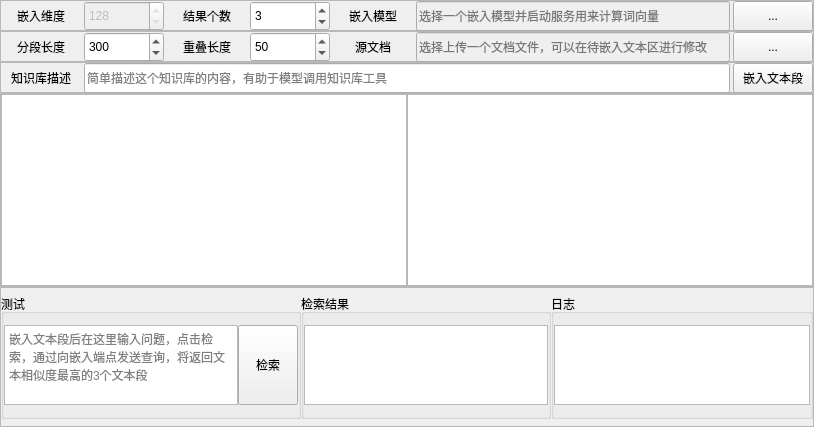
     <widget class="QWidget" name="tab_5">
      <attribute name="title">
       <string>知识库</string>
      </attribute>
      <layout class="QVBoxLayout" name="verticalLayout_6">
       <property name="spacing">
        <number>0</number>
       </property>
       <property name="leftMargin">
        <number>0</number>
       </property>
       <property name="topMargin">
        <number>0</number>
       </property>
       <property name="rightMargin">
        <number>0</number>
       </property>
       <property name="bottomMargin">
        <number>0</number>
       </property>
       <item>
        <widget class="QFrame" name="frame">
         <property name="minimumSize">
          <size>
           <width>0</width>
           <height>31</height>
          </size>
         </property>
         <property name="maximumSize">
          <size>
           <width>16777215</width>
           <height>31</height>
          </size>
         </property>
         <property name="frameShape">
          <enum>QFrame::StyledPanel</enum>
         </property>
         <property name="frameShadow">
          <enum>QFrame::Raised</enum>
         </property>
         <layout class="QHBoxLayout" name="horizontalLayout_11">
          <property name="spacing">
           <number>3</number>
          </property>
          <property name="leftMargin">
           <number>0</number>
          </property>
          <property name="topMargin">
           <number>0</number>
          </property>
          <property name="rightMargin">
           <number>0</number>
          </property>
          <property name="bottomMargin">
           <number>0</number>
          </property>
          <item>
           <widget class="QLabel" name="embedding_dim_label">
            <property name="minimumSize">
             <size>
              <width>80</width>
              <height>0</height>
             </size>
            </property>
            <property name="maximumSize">
             <size>
              <width>80</width>
              <height>16777215</height>
             </size>
            </property>
            <property name="text">
             <string>嵌入维度</string>
            </property>
            <property name="alignment">
             <set>Qt::AlignCenter</set>
            </property>
           </widget>
          </item>
          <item>
           <widget class="QSpinBox" name="embedding_dim_spinBox">
            <property name="enabled">
             <bool>false</bool>
            </property>
            <property name="minimumSize">
             <size>
              <width>80</width>
              <height>30</height>
             </size>
            </property>
            <property name="maximumSize">
             <size>
              <width>80</width>
              <height>16777215</height>
             </size>
            </property>
            <property name="readOnly">
             <bool>true</bool>
            </property>
            <property name="minimum">
             <number>128</number>
            </property>
            <property name="maximum">
             <number>8192</number>
            </property>
           </widget>
          </item>
          <item>
           <widget class="QLabel" name="embedding_resultnumb_label">
            <property name="minimumSize">
             <size>
              <width>80</width>
              <height>0</height>
             </size>
            </property>
            <property name="maximumSize">
             <size>
              <width>80</width>
              <height>16777215</height>
             </size>
            </property>
            <property name="text">
             <string>结果个数</string>
            </property>
            <property name="alignment">
             <set>Qt::AlignCenter</set>
            </property>
           </widget>
          </item>
          <item>
           <widget class="QSpinBox" name="embedding_resultnumb_spinBox">
            <property name="minimumSize">
             <size>
              <width>80</width>
              <height>30</height>
             </size>
            </property>
            <property name="maximumSize">
             <size>
              <width>80</width>
              <height>16777215</height>
             </size>
            </property>
            <property name="minimum">
             <number>1</number>
            </property>
            <property name="maximum">
             <number>30</number>
            </property>
            <property name="value">
             <number>3</number>
            </property>
           </widget>
          </item>
          <item>
           <widget class="QLabel" name="embedding_model_label">
            <property name="minimumSize">
             <size>
              <width>80</width>
              <height>30</height>
             </size>
            </property>
            <property name="maximumSize">
             <size>
              <width>80</width>
              <height>30</height>
             </size>
            </property>
            <property name="lineWidth">
             <number>0</number>
            </property>
            <property name="text">
             <string>嵌入模型</string>
            </property>
            <property name="alignment">
             <set>Qt::AlignCenter</set>
            </property>
           </widget>
          </item>
          <item>
           <widget class="QLineEdit" name="embedding_model_lineedit">
            <property name="enabled">
             <bool>false</bool>
            </property>
            <property name="minimumSize">
             <size>
              <width>0</width>
              <height>30</height>
             </size>
            </property>
            <property name="maximumSize">
             <size>
              <width>16777215</width>
              <height>30</height>
             </size>
            </property>
            <property name="placeholderText">
             <string>选择一个嵌入模型并启动服务用来计算词向量</string>
            </property>
           </widget>
          </item>
          <item>
           <widget class="QPushButton" name="embedding_txt_modelpath_button">
            <property name="enabled">
             <bool>true</bool>
            </property>
            <property name="minimumSize">
             <size>
              <width>80</width>
              <height>30</height>
             </size>
            </property>
            <property name="maximumSize">
             <size>
              <width>80</width>
              <height>30</height>
             </size>
            </property>
            <property name="text">
             <string>...</string>
            </property>
           </widget>
          </item>
         </layout>
        </widget>
       </item>
       <item>
        <widget class="QFrame" name="frame_3">
         <property name="minimumSize">
          <size>
           <width>0</width>
           <height>31</height>
          </size>
         </property>
         <property name="maximumSize">
          <size>
           <width>16777215</width>
           <height>31</height>
          </size>
         </property>
         <property name="frameShape">
          <enum>QFrame::StyledPanel</enum>
         </property>
         <property name="frameShadow">
          <enum>QFrame::Raised</enum>
         </property>
         <property name="lineWidth">
          <number>0</number>
         </property>
         <layout class="QHBoxLayout" name="horizontalLayout_5">
          <property name="spacing">
           <number>3</number>
          </property>
          <property name="leftMargin">
           <number>0</number>
          </property>
          <property name="topMargin">
           <number>0</number>
          </property>
          <property name="rightMargin">
           <number>0</number>
          </property>
          <property name="bottomMargin">
           <number>0</number>
          </property>
          <item>
           <widget class="QLabel" name="embedding_split_label">
            <property name="minimumSize">
             <size>
              <width>80</width>
              <height>0</height>
             </size>
            </property>
            <property name="maximumSize">
             <size>
              <width>80</width>
              <height>16777215</height>
             </size>
            </property>
            <property name="text">
             <string>分段长度</string>
            </property>
            <property name="alignment">
             <set>Qt::AlignCenter</set>
            </property>
           </widget>
          </item>
          <item>
           <widget class="QSpinBox" name="embedding_split_spinbox">
            <property name="minimumSize">
             <size>
              <width>80</width>
              <height>30</height>
             </size>
            </property>
            <property name="maximumSize">
             <size>
              <width>80</width>
              <height>16777215</height>
             </size>
            </property>
            <property name="minimum">
             <number>64</number>
            </property>
            <property name="maximum">
             <number>2048</number>
            </property>
            <property name="value">
             <number>300</number>
            </property>
           </widget>
          </item>
          <item>
           <widget class="QLabel" name="embedding_overlap_label">
            <property name="minimumSize">
             <size>
              <width>80</width>
              <height>0</height>
             </size>
            </property>
            <property name="maximumSize">
             <size>
              <width>80</width>
              <height>16777215</height>
             </size>
            </property>
            <property name="text">
             <string>重叠长度</string>
            </property>
            <property name="alignment">
             <set>Qt::AlignCenter</set>
            </property>
           </widget>
          </item>
          <item>
           <widget class="QSpinBox" name="embedding_overlap_spinbox">
            <property name="minimumSize">
             <size>
              <width>80</width>
              <height>30</height>
             </size>
            </property>
            <property name="maximumSize">
             <size>
              <width>80</width>
              <height>16777215</height>
             </size>
            </property>
            <property name="maximum">
             <number>1024</number>
            </property>
            <property name="value">
             <number>50</number>
            </property>
           </widget>
          </item>
          <item>
           <widget class="QLabel" name="embedding_source_doc_label">
            <property name="minimumSize">
             <size>
              <width>80</width>
              <height>0</height>
             </size>
            </property>
            <property name="maximumSize">
             <size>
              <width>80</width>
              <height>16777215</height>
             </size>
            </property>
            <property name="lineWidth">
             <number>0</number>
            </property>
            <property name="text">
             <string>源文档</string>
            </property>
            <property name="alignment">
             <set>Qt::AlignCenter</set>
            </property>
           </widget>
          </item>
          <item>
           <widget class="QLineEdit" name="embedding_txt_lineEdit">
            <property name="enabled">
             <bool>false</bool>
            </property>
            <property name="minimumSize">
             <size>
              <width>0</width>
              <height>30</height>
             </size>
            </property>
            <property name="placeholderText">
             <string>选择上传一个文档文件，可以在待嵌入文本区进行修改</string>
            </property>
           </widget>
          </item>
          <item>
           <widget class="QPushButton" name="embedding_txt_upload">
            <property name="enabled">
             <bool>true</bool>
            </property>
            <property name="minimumSize">
             <size>
              <width>80</width>
              <height>30</height>
             </size>
            </property>
            <property name="maximumSize">
             <size>
              <width>80</width>
              <height>30</height>
             </size>
            </property>
            <property name="text">
             <string>...</string>
            </property>
           </widget>
          </item>
         </layout>
        </widget>
       </item>
       <item>
        <widget class="QFrame" name="frame_5">
         <property name="minimumSize">
          <size>
           <width>0</width>
           <height>31</height>
          </size>
         </property>
         <property name="maximumSize">
          <size>
           <width>16777215</width>
           <height>31</height>
          </size>
         </property>
         <property name="frameShape">
          <enum>QFrame::StyledPanel</enum>
         </property>
         <property name="frameShadow">
          <enum>QFrame::Raised</enum>
         </property>
         <property name="lineWidth">
          <number>0</number>
         </property>
         <layout class="QHBoxLayout" name="horizontalLayout_10">
          <property name="spacing">
           <number>3</number>
          </property>
          <property name="leftMargin">
           <number>0</number>
          </property>
          <property name="topMargin">
           <number>0</number>
          </property>
          <property name="rightMargin">
           <number>0</number>
          </property>
          <property name="bottomMargin">
           <number>0</number>
          </property>
          <item>
           <widget class="QLabel" name="embedding_describe_label">
            <property name="minimumSize">
             <size>
              <width>80</width>
              <height>0</height>
             </size>
            </property>
            <property name="maximumSize">
             <size>
              <width>80</width>
              <height>16777215</height>
             </size>
            </property>
            <property name="lineWidth">
             <number>0</number>
            </property>
            <property name="text">
             <string>知识库描述</string>
            </property>
            <property name="alignment">
             <set>Qt::AlignCenter</set>
            </property>
           </widget>
          </item>
          <item>
           <widget class="QLineEdit" name="embedding_txt_describe_lineEdit">
            <property name="enabled">
             <bool>true</bool>
            </property>
            <property name="minimumSize">
             <size>
              <width>0</width>
              <height>30</height>
             </size>
            </property>
            <property name="placeholderText">
             <string>简单描述这个知识库的内容，有助于模型调用知识库工具</string>
            </property>
           </widget>
          </item>
          <item>
           <widget class="QPushButton" name="embedding_txt_embedding">
            <property name="enabled">
             <bool>true</bool>
            </property>
            <property name="minimumSize">
             <size>
              <width>80</width>
              <height>30</height>
             </size>
            </property>
            <property name="maximumSize">
             <size>
              <width>80</width>
              <height>30</height>
             </size>
            </property>
            <property name="text">
             <string>嵌入文本段</string>
            </property>
           </widget>
          </item>
         </layout>
        </widget>
       </item>
       <item>
        <widget class="QFrame" name="frame_2">
         <property name="minimumSize">
          <size>
           <width>0</width>
           <height>0</height>
          </size>
         </property>
         <property name="frameShape">
          <enum>QFrame::StyledPanel</enum>
         </property>
         <property name="frameShadow">
          <enum>QFrame::Raised</enum>
         </property>
         <property name="lineWidth">
          <number>0</number>
         </property>
         <layout class="QHBoxLayout" name="horizontalLayout_4">
          <property name="spacing">
           <number>0</number>
          </property>
          <property name="leftMargin">
           <number>0</number>
          </property>
          <property name="topMargin">
           <number>0</number>
          </property>
          <property name="rightMargin">
           <number>0</number>
          </property>
          <property name="bottomMargin">
           <number>0</number>
          </property>
          <item>
           <widget class="QTableWidget" name="embedding_txt_wait">
            <property name="font">
             <font>
              <family>Arial</family>
              <pointsize>9</pointsize>
             </font>
            </property>
            <property name="lineWidth">
             <number>0</number>
            </property>
           </widget>
          </item>
          <item>
           <widget class="QTableWidget" name="embedding_txt_over">
            <property name="enabled">
             <bool>true</bool>
            </property>
            <property name="font">
             <font>
              <family>Arial</family>
              <pointsize>9</pointsize>
             </font>
            </property>
            <property name="lineWidth">
             <number>0</number>
            </property>
           </widget>
          </item>
         </layout>
        </widget>
       </item>
       <item>
        <widget class="QFrame" name="frame_4">
         <property name="minimumSize">
          <size>
           <width>0</width>
           <height>140</height>
          </size>
         </property>
         <property name="maximumSize">
          <size>
           <width>16777215</width>
           <height>150</height>
          </size>
         </property>
         <property name="frameShape">
          <enum>QFrame::StyledPanel</enum>
         </property>
         <property name="frameShadow">
          <enum>QFrame::Raised</enum>
         </property>
         <property name="lineWidth">
          <number>0</number>
         </property>
         <layout class="QHBoxLayout" name="horizontalLayout_9">
          <property name="spacing">
           <number>0</number>
          </property>
          <property name="leftMargin">
           <number>0</number>
          </property>
          <property name="topMargin">
           <number>0</number>
          </property>
          <property name="rightMargin">
           <number>0</number>
          </property>
          <property name="bottomMargin">
           <number>0</number>
          </property>
          <item>
           <widget class="QGroupBox" name="embedding_test_groupBox">
            <property name="minimumSize">
             <size>
              <width>300</width>
              <height>125</height>
             </size>
            </property>
            <property name="maximumSize">
             <size>
              <width>300</width>
              <height>125</height>
             </size>
            </property>
            <property name="title">
             <string>测试</string>
            </property>
            <layout class="QHBoxLayout" name="horizontalLayout_7">
             <property name="spacing">
              <number>0</number>
             </property>
             <property name="leftMargin">
              <number>0</number>
             </property>
             <property name="topMargin">
              <number>0</number>
             </property>
             <property name="rightMargin">
              <number>0</number>
             </property>
             <property name="bottomMargin">
              <number>0</number>
             </property>
             <item>
              <widget class="QTextEdit" name="embedding_test_textEdit">
               <property name="minimumSize">
                <size>
                 <width>0</width>
                 <height>80</height>
                </size>
               </property>
               <property name="maximumSize">
                <size>
                 <width>16777215</width>
                 <height>80</height>
                </size>
               </property>
               <property name="font">
                <font>
                 <family>Arial</family>
                 <pointsize>9</pointsize>
                </font>
               </property>
               <property name="placeholderText">
                <string>嵌入文本段后在这里输入问题，点击检索，通过向嵌入端点发送查询，将返回文本相似度最高的3个文本段</string>
               </property>
              </widget>
             </item>
             <item>
              <widget class="QPushButton" name="embedding_test_pushButton">
               <property name="minimumSize">
                <size>
                 <width>60</width>
                 <height>80</height>
                </size>
               </property>
               <property name="maximumSize">
                <size>
                 <width>60</width>
                 <height>80</height>
                </size>
               </property>
               <property name="text">
                <string>检索</string>
               </property>
              </widget>
             </item>
            </layout>
           </widget>
          </item>
          <item>
           <widget class="QGroupBox" name="embedding_result_groupBox">
            <property name="minimumSize">
             <size>
              <width>250</width>
              <height>125</height>
             </size>
            </property>
            <property name="maximumSize">
             <size>
              <width>250</width>
              <height>125</height>
             </size>
            </property>
            <property name="title">
             <string>检索结果</string>
            </property>
            <layout class="QHBoxLayout" name="horizontalLayout_8">
             <property name="spacing">
              <number>0</number>
             </property>
             <property name="leftMargin">
              <number>0</number>
             </property>
             <property name="topMargin">
              <number>0</number>
             </property>
             <property name="rightMargin">
              <number>0</number>
             </property>
             <property name="bottomMargin">
              <number>0</number>
             </property>
             <item>
              <widget class="QPlainTextEdit" name="embedding_test_result">
               <property name="minimumSize">
                <size>
                 <width>0</width>
                 <height>80</height>
                </size>
               </property>
               <property name="maximumSize">
                <size>
                 <width>16777215</width>
                 <height>80</height>
                </size>
               </property>
               <property name="font">
                <font>
                 <family>Arial</family>
                 <pointsize>9</pointsize>
                </font>
               </property>
               <property name="readOnly">
                <bool>true</bool>
               </property>
              </widget>
             </item>
            </layout>
           </widget>
          </item>
          <item>
           <widget class="QGroupBox" name="embedding_log_groupBox">
            <property name="minimumSize">
             <size>
              <width>250</width>
              <height>125</height>
             </size>
            </property>
            <property name="maximumSize">
             <size>
              <width>3000</width>
              <height>125</height>
             </size>
            </property>
            <property name="title">
             <string>日志</string>
            </property>
            <layout class="QHBoxLayout" name="horizontalLayout_6">
             <property name="spacing">
              <number>0</number>
             </property>
             <property name="leftMargin">
              <number>0</number>
             </property>
             <property name="topMargin">
              <number>0</number>
             </property>
             <property name="rightMargin">
              <number>0</number>
             </property>
             <property name="bottomMargin">
              <number>0</number>
             </property>
             <item>
              <widget class="QPlainTextEdit" name="embedding_test_log">
               <property name="minimumSize">
                <size>
                 <width>0</width>
                 <height>80</height>
                </size>
               </property>
               <property name="maximumSize">
                <size>
                 <width>16777215</width>
                 <height>80</height>
                </size>
               </property>
               <property name="font">
                <font>
                 <family>Arial</family>
                 <pointsize>9</pointsize>
                </font>
               </property>
               <property name="readOnly">
                <bool>true</bool>
               </property>
              </widget>
             </item>
            </layout>
           </widget>
          </item>
         </layout>
        </widget>
       </item>
      </layout>
     </widget>
